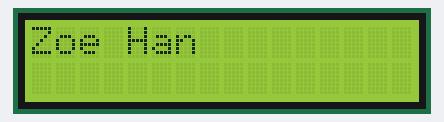
The sketch below on a simulated Arduino Uno, built with avr-gcc and run on an emulated ATmega328P. Parts: 16×2 character LCD.

Above: at 0.1 s.
At 1.2 s:
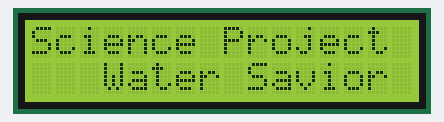

The sketch:

Verify_I2C_LCD_Display_Works.ino
```cpp
#include <Wire.h>
#include <LiquidCrystal_I2C.h>

// Set the LCD address to 0x3F for a 16 chars and 2 line display
LiquidCrystal_I2C lcd(0x3F, 16, 2);

void setup()
{
  // initialize the LCD
  lcd.begin();

  // Turn on the blacklight and print a message.
  lcd.backlight();
  //lcd.print("Hello, world!");
}

void loop()
{
  // Do nothing here...
  lcd.clear();
  lcd.print("Zoe Han");
  delay(1000);
  lcd.clear();


  lcd.print("Science Project");
  lcd.setCursor(3,1);
  lcd.print("Water Savior");
  delay(1000);
  lcd.clear();
}
```

Measured:
- what the display in image 1 shows lasts 1.0 s, from 1.1 s to 2.1 s
